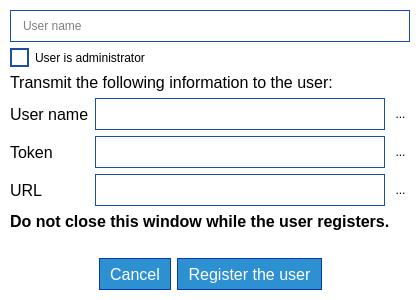
<?xml version="1.0" encoding="UTF-8"?>
<ui version="4.0">
 <class>RegisterUserDialog</class>
 <widget class="QDialog" name="RegisterUserDialog">
  <property name="geometry">
   <rect>
    <x>0</x>
    <y>0</y>
    <width>420</width>
    <height>300</height>
   </rect>
  </property>
  <property name="minimumSize">
   <size>
    <width>420</width>
    <height>300</height>
   </size>
  </property>
  <property name="maximumSize">
   <size>
    <width>420</width>
    <height>300</height>
   </size>
  </property>
  <property name="windowTitle">
   <string>Register new user</string>
  </property>
  <property name="styleSheet">
   <string notr="true">QDialog#RegisterUserDialog
{
background-color: rgb(255, 255, 255);
}

QLineEdit
{
border: 1px solid rgb(30, 78, 162);
padding-left: 10px;
}

QLineEdit[readOnly=&quot;true&quot;]
{
background-color: rgb(230, 230, 230);
}

QLineEdit:!enabled
{
border: 1px solid rgb(180, 180, 180);
}

QPushButton
{
background-color: rgb(45, 144, 209);
border: 1px solid rgb(11, 56, 166);
color: rgb(255, 255, 255);
padding-left: 10px;
padding-right: 10px;
}

QPushButton:disabled
{
border: 1px solid rgb(65, 75, 106);
background-color: rgb(112, 122, 153);
color: rgb(255, 255, 255);
}

QToolButton
{
border: none;
}

QCheckBox::indicator
{
width: 15px;
height: 15px;
background-color: rgb(255, 255, 255);
border: 2px solid rgb(30, 78, 162);
color: black;
}

QCheckBox::indicator:checked
{
image: url(:/icons/images/icons/checked.png)
}

QComboBox
{
border: 1px solid rgb(30, 78, 162);
background-color: white;
color: black;
}

QComboBox::drop-down
{
border: 0px;
}

QComboBox::down-arrow
{
image: url(:/icons/images/icons/down-arrow.png);
width: 16px;
height: 16px;
padding-right: 5px;
}</string>
  </property>
  <property name="modal">
   <bool>true</bool>
  </property>
  <layout class="QVBoxLayout" name="verticalLayout_2">
   <property name="leftMargin">
    <number>10</number>
   </property>
   <property name="topMargin">
    <number>10</number>
   </property>
   <property name="rightMargin">
    <number>10</number>
   </property>
   <property name="bottomMargin">
    <number>10</number>
   </property>
   <item>
    <widget class="QLineEdit" name="line_edit_username">
     <property name="minimumSize">
      <size>
       <width>0</width>
       <height>32</height>
      </size>
     </property>
     <property name="placeholderText">
      <string>User name</string>
     </property>
    </widget>
   </item>
   <item>
    <widget class="QCheckBox" name="checkbox_is_admin">
     <property name="text">
      <string>User is administrator</string>
     </property>
    </widget>
   </item>
   <item>
    <widget class="QWidget" name="widget_registration" native="true">
     <layout class="QVBoxLayout" name="verticalLayout">
      <property name="leftMargin">
       <number>0</number>
      </property>
      <property name="topMargin">
       <number>0</number>
      </property>
      <property name="rightMargin">
       <number>0</number>
      </property>
      <property name="bottomMargin">
       <number>0</number>
      </property>
      <item>
       <widget class="QLabel" name="label_instructions">
        <property name="font">
         <font>
          <pointsize>12</pointsize>
         </font>
        </property>
        <property name="text">
         <string>Transmit the following information to the user:</string>
        </property>
        <property name="scaledContents">
         <bool>false</bool>
        </property>
        <property name="alignment">
         <set>Qt::AlignLeading|Qt::AlignLeft|Qt::AlignVCenter</set>
        </property>
        <property name="wordWrap">
         <bool>true</bool>
        </property>
        <property name="textInteractionFlags">
         <set>Qt::TextSelectableByKeyboard|Qt::TextSelectableByMouse</set>
        </property>
       </widget>
      </item>
      <item>
       <layout class="QGridLayout" name="gridLayout">
        <item row="2" column="0">
         <widget class="QLabel" name="label_3">
          <property name="font">
           <font>
            <pointsize>12</pointsize>
           </font>
          </property>
          <property name="text">
           <string>URL</string>
          </property>
         </widget>
        </item>
        <item row="2" column="1">
         <widget class="QLineEdit" name="line_edit_url">
          <property name="minimumSize">
           <size>
            <width>0</width>
            <height>32</height>
           </size>
          </property>
          <property name="readOnly">
           <bool>true</bool>
          </property>
         </widget>
        </item>
        <item row="0" column="0">
         <widget class="QLabel" name="label_4">
          <property name="font">
           <font>
            <pointsize>12</pointsize>
           </font>
          </property>
          <property name="text">
           <string>User name</string>
          </property>
         </widget>
        </item>
        <item row="1" column="0">
         <widget class="QLabel" name="label_2">
          <property name="font">
           <font>
            <pointsize>12</pointsize>
           </font>
          </property>
          <property name="text">
           <string>Token</string>
          </property>
         </widget>
        </item>
        <item row="0" column="1">
         <widget class="QLineEdit" name="line_edit_user">
          <property name="minimumSize">
           <size>
            <width>0</width>
            <height>32</height>
           </size>
          </property>
          <property name="readOnly">
           <bool>true</bool>
          </property>
         </widget>
        </item>
        <item row="1" column="1">
         <widget class="QLineEdit" name="line_edit_token">
          <property name="minimumSize">
           <size>
            <width>0</width>
            <height>32</height>
           </size>
          </property>
          <property name="readOnly">
           <bool>true</bool>
          </property>
         </widget>
        </item>
        <item row="0" column="2">
         <widget class="QToolButton" name="button_copy_username">
          <property name="text">
           <string>...</string>
          </property>
          <property name="icon">
           <iconset resource="../rc/resources.qrc">
            <normaloff>:/icons/images/icons/copy_to_clipboard.png</normaloff>:/icons/images/icons/copy_to_clipboard.png</iconset>
          </property>
          <property name="iconSize">
           <size>
            <width>24</width>
            <height>24</height>
           </size>
          </property>
          <property name="autoRaise">
           <bool>true</bool>
          </property>
         </widget>
        </item>
        <item row="1" column="2">
         <widget class="QToolButton" name="button_copy_token">
          <property name="text">
           <string>...</string>
          </property>
          <property name="icon">
           <iconset resource="../rc/resources.qrc">
            <normaloff>:/icons/images/icons/copy_to_clipboard.png</normaloff>:/icons/images/icons/copy_to_clipboard.png</iconset>
          </property>
          <property name="iconSize">
           <size>
            <width>24</width>
            <height>24</height>
           </size>
          </property>
          <property name="autoRaise">
           <bool>true</bool>
          </property>
         </widget>
        </item>
        <item row="2" column="2">
         <widget class="QToolButton" name="button_copy_url">
          <property name="text">
           <string>...</string>
          </property>
          <property name="icon">
           <iconset resource="../rc/resources.qrc">
            <normaloff>:/icons/images/icons/copy_to_clipboard.png</normaloff>:/icons/images/icons/copy_to_clipboard.png</iconset>
          </property>
          <property name="iconSize">
           <size>
            <width>24</width>
            <height>24</height>
           </size>
          </property>
          <property name="autoRaise">
           <bool>true</bool>
          </property>
         </widget>
        </item>
       </layout>
      </item>
      <item>
       <widget class="QLabel" name="label">
        <property name="font">
         <font>
          <pointsize>12</pointsize>
          <weight>75</weight>
          <bold>true</bold>
         </font>
        </property>
        <property name="text">
         <string>Do not close this window while the user registers.</string>
        </property>
        <property name="wordWrap">
         <bool>true</bool>
        </property>
       </widget>
      </item>
     </layout>
    </widget>
   </item>
   <item>
    <spacer name="verticalSpacer">
     <property name="orientation">
      <enum>Qt::Vertical</enum>
     </property>
     <property name="sizeHint" stdset="0">
      <size>
       <width>20</width>
       <height>40</height>
      </size>
     </property>
    </spacer>
   </item>
   <item>
    <layout class="QHBoxLayout" name="horizontalLayout">
     <item>
      <spacer name="horizontalSpacer">
       <property name="orientation">
        <enum>Qt::Horizontal</enum>
       </property>
       <property name="sizeHint" stdset="0">
        <size>
         <width>40</width>
         <height>20</height>
        </size>
       </property>
      </spacer>
     </item>
     <item>
      <widget class="QPushButton" name="button_cancel">
       <property name="minimumSize">
        <size>
         <width>0</width>
         <height>32</height>
        </size>
       </property>
       <property name="font">
        <font>
         <pointsize>12</pointsize>
        </font>
       </property>
       <property name="text">
        <string>Cancel</string>
       </property>
      </widget>
     </item>
     <item>
      <widget class="QPushButton" name="button_register">
       <property name="minimumSize">
        <size>
         <width>0</width>
         <height>32</height>
        </size>
       </property>
       <property name="font">
        <font>
         <pointsize>12</pointsize>
        </font>
       </property>
       <property name="text">
        <string>Register the user</string>
       </property>
      </widget>
     </item>
     <item>
      <spacer name="horizontalSpacer_2">
       <property name="orientation">
        <enum>Qt::Horizontal</enum>
       </property>
       <property name="sizeHint" stdset="0">
        <size>
         <width>40</width>
         <height>20</height>
        </size>
       </property>
      </spacer>
     </item>
    </layout>
   </item>
  </layout>
 </widget>
 <resources>
  <include location="../rc/resources.qrc"/>
 </resources>
 <connections/>
</ui>
